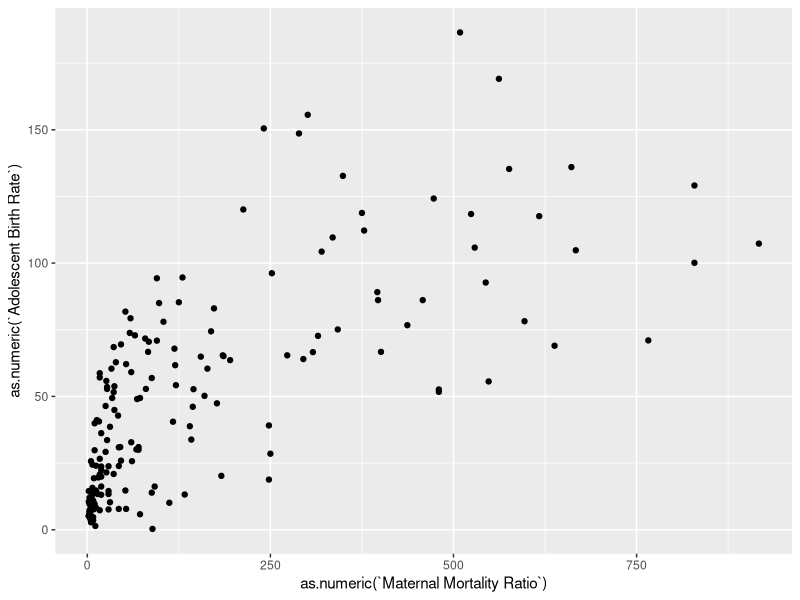
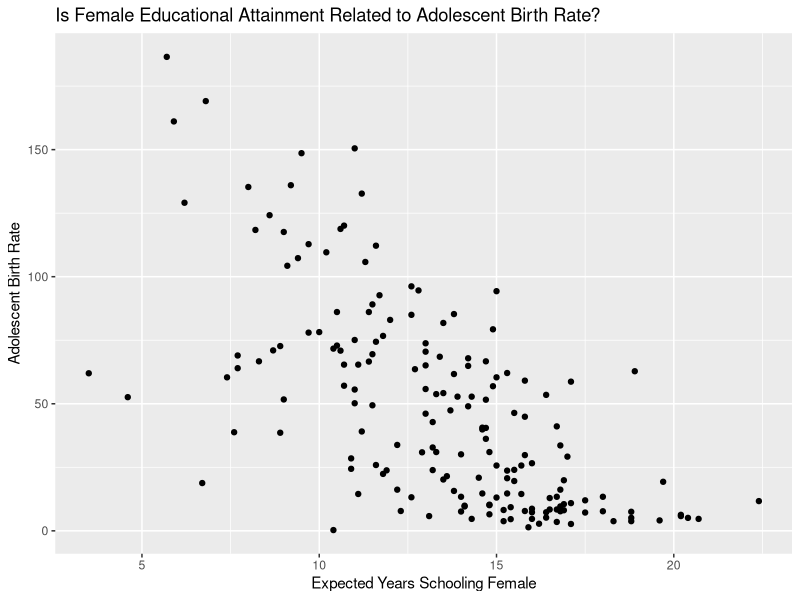

R code for these plots, in order:
## ---- chunk 1
library(tidyverse)
library(dplyr)
library(ggplot2)

knitr::opts_chunk$set(eval = TRUE, echo = FALSE, message = FALSE, warning = FALSE)
## ---- chunk 2
hdi1 <- read.csv("../data/HDI_Table1.csv")
hdi4 <- read.csv("../data/HDI_Table4.csv")
hdi5 <- read.csv("../data/HDI_Table5.csv")
hdi8 <- read.csv("../data/HDI_Table8.csv")
hdi10 <- read.csv("../data/HDI_Table10.csv")
adolescent_births <- read.csv("../data/Adolescent_Births.csv")
contraceptive_prevalence <- read.csv("../data/Contraceptive_Prevalence.csv")
## ---- chunk 3
hdi1_clean <- slice(hdi1, -c(1:7, 74, 128, 166, 200, 207:270))
hdi1_clean <- select(hdi1_clean, select = -c(X.1, X.3, X.5, X.7, X.9, X.11))
names(hdi1_clean) <- c("HDI Rank", "Country", "HDI 2019", "Life Expectancy Birth", "Expected Years Schooling", "Mean Years Schooling", "GNI Per Capita", "GNI Per Capita Minus HDI", "HDI 2018")

hdi4_clean <- slice(hdi4, -c(1:7, 74, 128, 166, 200, 207:264))
hdi4_clean <- select(hdi4_clean, select = -c(X.1, X.3, X.5, X.7, X.9, X.11, X.13, X.15, X.17, X.19, X.21, X.23))
names(hdi4_clean) <- c("HDI Rank", "Country", "Gender Development Index", "Gender Development Index Group", "HDI Female", "HDI Male", "Life Expectancy Birth Female", "Life Expectancy Birth Male", "Expected Years Schooling Female", "Expected Years Schooling Male", "Mean Years Schooling Female", "Mean Years Schooling Male", "Estimated GNI per Capita Female", "Estimated GNI per Capita Male")

hdi5_clean <- slice(hdi5, -c(1:7, 74, 128, 166, 200, 207:270))
hdi5_clean <- select(hdi5_clean, select = -c(X.1, X.3, X.5, X.7, X.9, X.11, X.13, X.15, X.17))
names(hdi5_clean) <- c("HDI Rank", "Country", "Gender Development Index", "Gender Development Index Rank", "Maternal Mortality Ratio", "Adolescent Birth Rate", "Seats Parliament Female", "Secondary Education Female", "Secondary Education Male", "Labour Participation Female", "Labour Participation Male")

hdi8_clean <- slice(hdi8, -c(1:7, 74, 128, 166, 200, 207:264))
hdi8_clean <- select(hdi8_clean, select = -c(X.1, X.3, X.5, X.7, X.9, X.11, X.13, X.15, X.17, X.19, X.21, X.23, X.25, X.27, X.29 : X.33))
names(hdi8_clean) <- c("HDI Rank", "Country", "Infants Breastfed", "Lack DTP Immunization", "Lack Measles Immunization", "Child Malnutrition", "Mortality Rate Infant", "Mortality Rate Under 5", "Mortality Rate Female", "Mortality Rate Male", "Mortality Rate Noncommunicable Female", "Mortality Rate Noncommunicable Male", "Malaria Incidence", "TB Incidence", "HIV Prevalence", "Healthy Life Expectancy at Birth", "Health Expenditure of GDP")

hdi10_clean <- slice(hdi10, -c(1:7, 74, 128, 166, 200, 207:260))
hdi10_clean <- select(hdi10_clean, select = -c(X.1, X.3, X.5, X.7, X.9, X.11, X.13, X.15, X.17, X.19, X.21, X.23))
names(hdi10_clean) <- c("HDI Rank", "Country", "GDP", "GDP per Capita", "GDP Annual Growth", "Labour Share", "Gross Fixed Capital Formation of GDP", "General Government Consumption of GDP", "General Government Consumption Annual Growth", "Total Tax Revenue of GDP", "Taxes Income Profits Capital Gains of TTR", "External Debt Stock of GNI", "Total Debt Service of GNI", "Consumer Price Index")

adolescent_births_clean <- select(adolescent_births, select = c(ParentLocation, Location, Period, IsLatestYear, FactValueNumeric, Value))
names(adolescent_births_clean) <- c("World Region", "Country", "Period", "Is Latest Year", "Adolescent Births", "Adolescent Births Text")

contraceptive_prevalence_clean <- slice(contraceptive_prevalence, -c(1:8))
contraceptive_prevalence_clean <- select(contraceptive_prevalence_clean, select = c(X, X.2, X.3, X.4, X.5, X.6, X.19))
names(contraceptive_prevalence_clean) <- c("Country", "Survey Start Year", "Survey End Year", "Age Group", "Contraceptive Any Method", "Contraceptive Modern Method", "Contraceptive Traditional Method")
## ---- chunk 4

country_joined <- hdi1_clean %>%
  inner_join(hdi10_clean, by = "Country")%>%
  inner_join(hdi4_clean, by = "Country")%>%
  inner_join(hdi5_clean, by = "Country")%>%
  inner_join(hdi8_clean, by = "Country")

contraceptives_joined <- contraceptive_prevalence_clean %>%
  inner_join(adolescent_births_clean, by = "Country")
## ---- chunk 5

## ---- chunk 6

## ---- chunk 7
ggplot(country_joined, aes(x = as.numeric(`Maternal Mortality Ratio`), 
                           y = as.numeric(`Adolescent Birth Rate`))) +
  geom_point()

## ---- chunk 8
country_joined %>%
  ggplot(aes(x= as.numeric(`Expected Years Schooling Female`), 
             y= as.numeric(`Adolescent Birth Rate`))) +
  geom_point() +
  labs(
    title= "Is Female Educational Attainment Related to Adolescent Birth Rate?",
    x="Expected Years Schooling Female",
    y="Adolescent Birth Rate"
  )
## ---- chunk 9
#country_joined %>%
  #filter(is.na())
## ---- chunk 10

## ---- chunk 11

## ---- chunk 12

## ---- chunk 13

